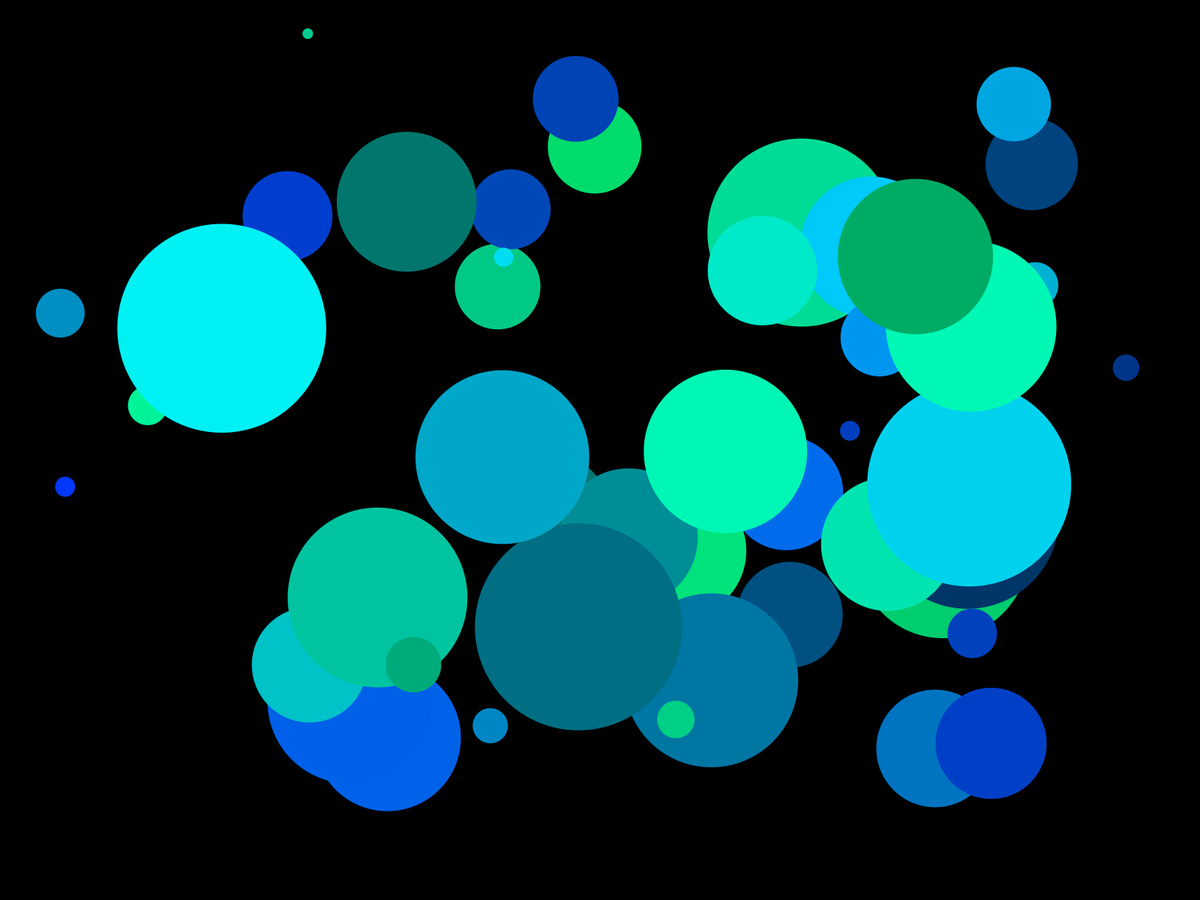
Frame 1 (no input)
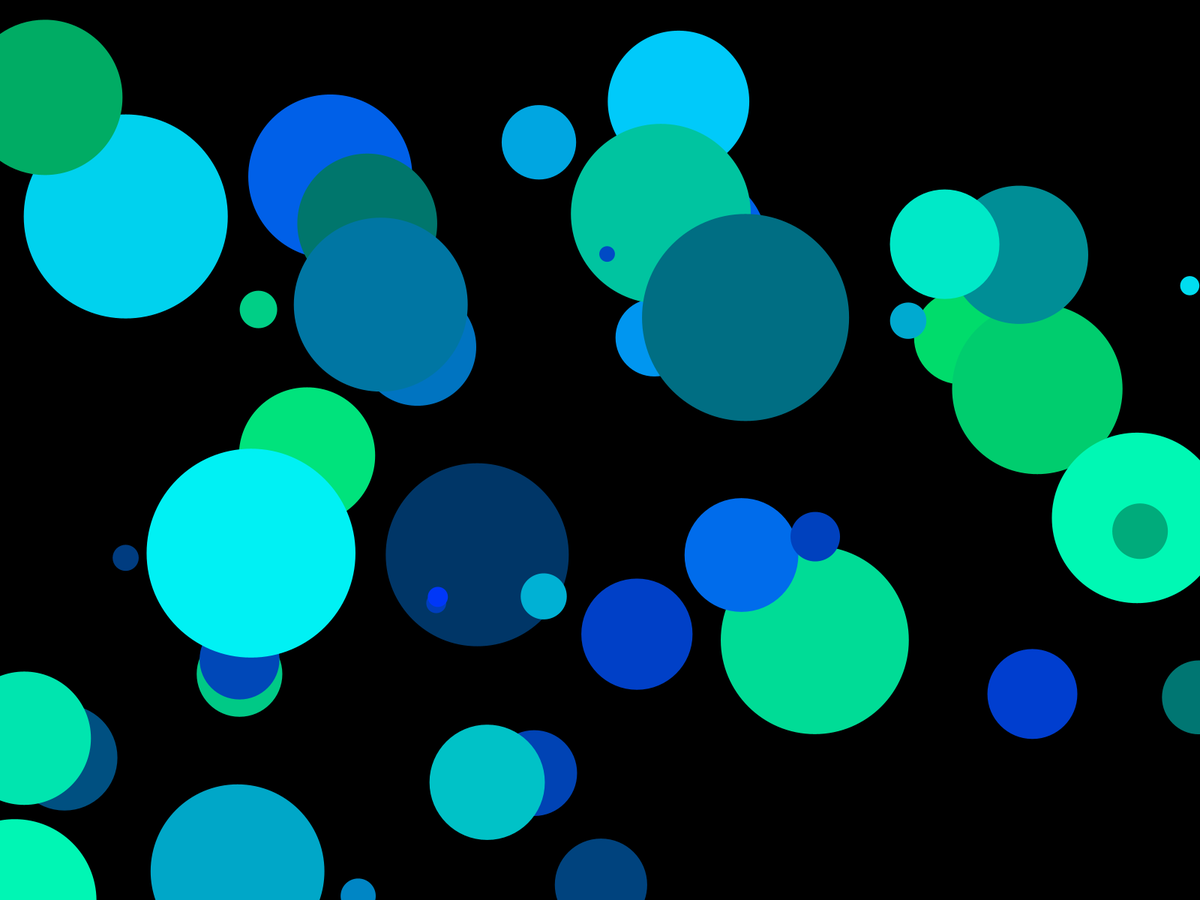
Frame 60 (the mouse pressed at the canvas centre just before this capture)
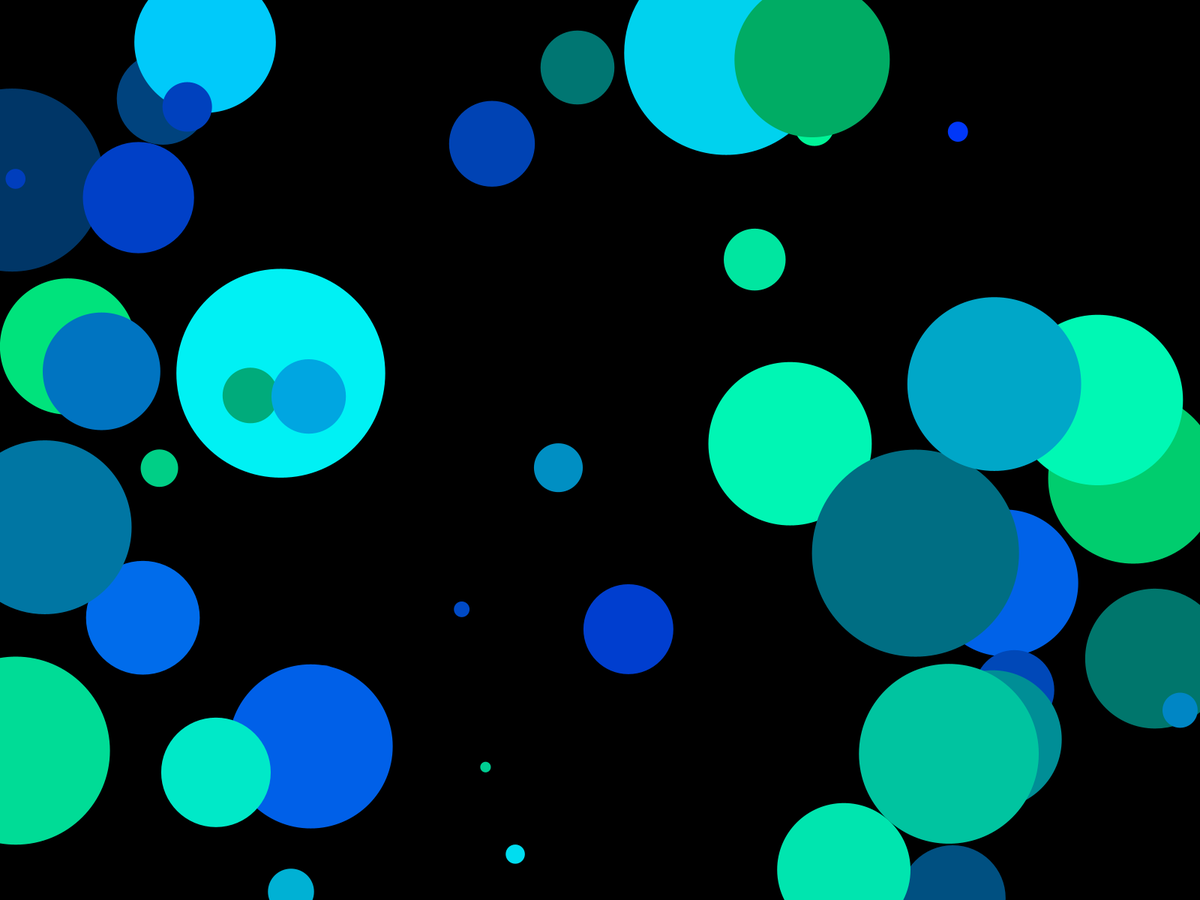
Frame 120 (the mouse held since frame 60 and released just before this capture)

The Processing sketch that drew these frames (run headless with seeded random() and noise(); from frame 60 on, the mouse is pressed at the canvas centre):

// Processing sketch: BouncyBallOOP
// ── BouncyBallOOP.pde
int count = 50;
Ball[] balls = new Ball[count];

void setup() {
  size(1600, 1200);
  for (int i = 0; i < balls.length; i++) {  //balls.length is the length of the array called balls
    balls[i] = new Ball(random(5, 300));
  }
}

void draw() {
  background(0);
  for (int i = 0; i < count; i++) {
    balls[i].move();
    balls[i].bounce();
    balls[i].display();
  }
}
// ── Ball.pde
class Ball {
  //declaring all information (fields) contained within the Ball class
  PVector loc, vel;
  float diam;
  color c;

  //this is a constructor. you can have more than one constructor for a given class
  Ball() {
    diam = 200;
    loc = new PVector(random(diam, width-diam), random(diam, height-diam));
    vel = PVector.random2D();
    vel.mult(20);
    c = color(random(255), random(50), random(100, 255));
  }

  Ball(float tDiam) {
    diam = tDiam;
    loc = new PVector(random(diam, width-diam), random(diam, height-diam));
    vel = PVector.random2D();
    vel.mult(20);
    c = color(0, random(50, 255), random(100, 255));
  }

  //after declaring fields and setting up constructors, you can define your methods
  void display() {
    fill(c);
    noStroke();
    ellipse(loc.x, loc.y, diam, diam);
  }

  void move() {
    loc.add(vel);
  }

  void bounce() {
    if (loc.x > width || loc.x < 0) {
      vel.x *= -1;
    }
    if (loc.y > height || loc.y < 0) {
      vel.y *= -1;
    }
  }
  void wrap() {
    if (loc.x > width) {
      loc.x = 0;
    } else if (loc.x < 0) {
      loc.x = width;
    }
    if (loc.y > height) {
      loc.y = 0;
    } else if (loc.y < 0) {
      loc.y = height;
    }
  }
}
